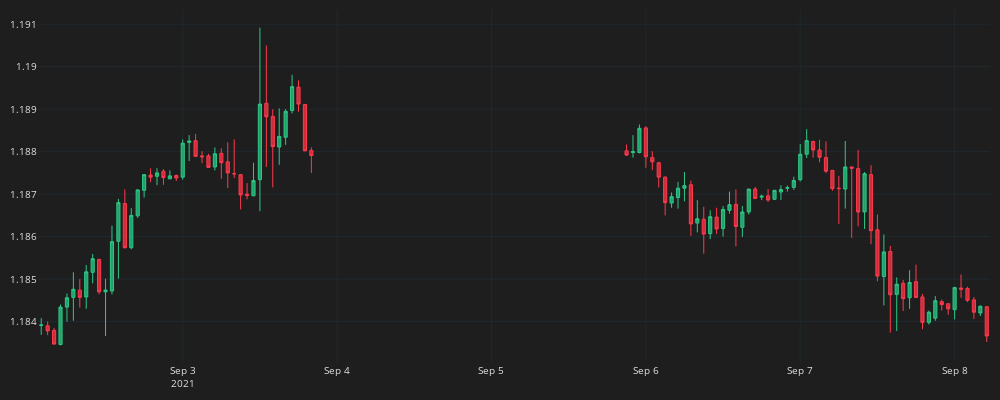

The cell this chart's notebook holds for it:
### Markdown cell above
## 美化作圖

### Code cell
fig = go.Figure() 

fig.add_trace(go.Candlestick(
    x = df_plot.time,
    open = df_plot.mid_o,
    high = df_plot.mid_h,
    low = df_plot.mid_l,
    close = df_plot.mid_c,

    line=dict(width=1),
    opacity=1,

    increasing_fillcolor='#24A06B',
    decreasing_fillcolor="#CC2E3C",
    increasing_line_color='#2EC886',  
    decreasing_line_color='#FF3A4C'
))


fig.update_layout(width=1000, height=400, 
    margin=dict(l=10, r=10, b=10, t=10), # 讓線圖更明顯
    font=dict(size=10, color='#e1e1e1'), # 將 x 軸資料轉為白色
    paper_bgcolor='#1e1e1e', # 將背景改為黑色
    plot_bgcolor='#1e1e1e') 

fig.update_xaxes( # 更新 x 軸資料
    gridcolor='#1f292f',
    showgrid=True, 
    fixedrange=True,
    rangeslider=dict(visible=False)
)

fig.update_yaxes( # 更新 y 軸資料
    gridcolor='#1f292f',
    showgrid=True, 
    fixedrange=True
)




fig.show() # 中間空白處是例假日
